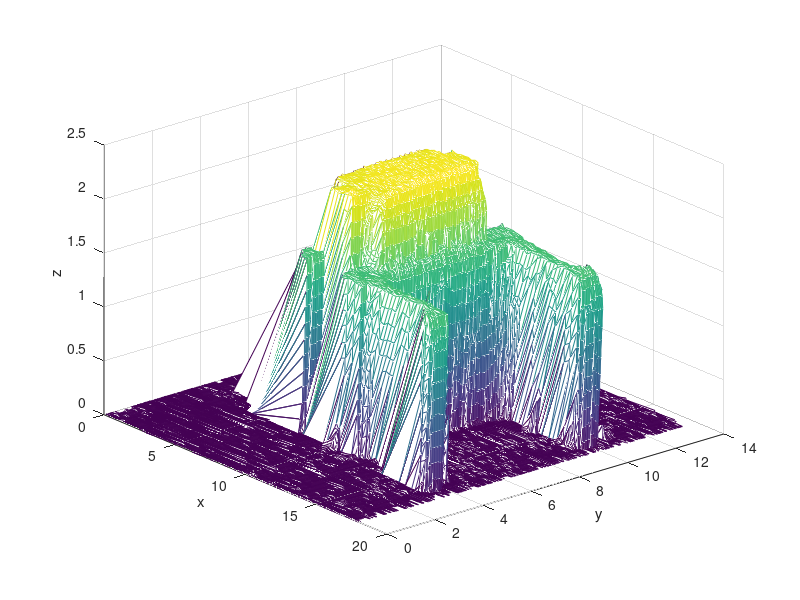

The MATLAB source for this figure:
% read each of the three data files
x = load('Xmatnew1.txt'); y = load('Ymatnew1.txt');
z = load('Zmatnew1.txt');
[nstep,npix] = size(x);

figure(1); mesh(x,y,z);
           view(50,30); xlabel('x'); ylabel('y'); zlabel('z');

% read the rotated data
xR = load('Xmatnew2.txt'); yR = load('Ymatnew2.txt');
zR = load('Zmatnew2.txt');
